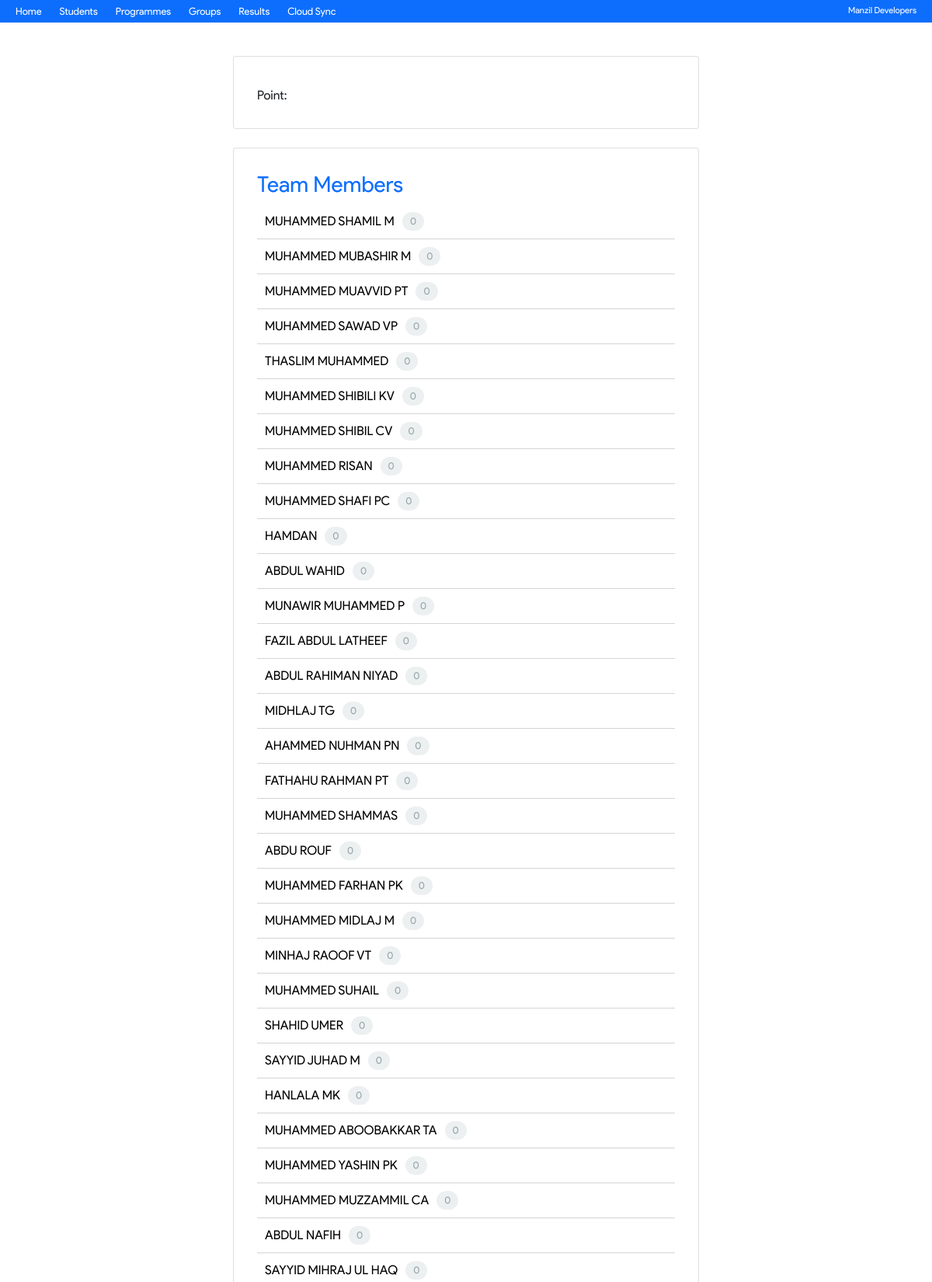
The app's page /singleTeam.php?id=10 (upper part) with its own data.
### tables this page shows
CREATE TABLE `students` (
  `id` int(11) NOT NULL,
  `name` varchar(255) NOT NULL,
  `campus` varchar(10) NOT NULL,
  `team` varchar(10) NOT NULL,
  `chest` int(5) NOT NULL,
  `card_no` varchar(255) DEFAULT NULL,
  `section` varchar(5) NOT NULL,
  `point` int(11) NOT NULL
);

### singleTeam.php (the view, shortened to what this page needs)
<!DOCTYPE html>
<html lang="en">
<head>
<?php include 'inc/head.php';
?>
    <link rel="stylesheet" href="css/style.css">
</head>
<body>
   <?php include'inc/nav.php';
   $id = mysqli_real_escape_string($conn, $_GET['id']);
   $sql = "SELECT team.name, team.code, SUM(programlist.point) AS point FROM team, programlist WHERE team.id=$id AND programlist.groupId = team.code";
   $res = mysqli_query($conn, $sql);
   $row = mysqli_fetch_assoc($res);
   $code = $row['code'];
   ?>
<div class="card centerCard">
<?php
echo '<div>Point: <span class="grName">'.$row['point'].'</span></div>';
?>
</div>
<br>
<div class="card centerCard" id="partis">
<div class="subHeading"><h3 style="color: #0D6EFD;">Team Members</h3>
</div>
<?php
$resultSQL = "SELECT * FROM students WHERE team = '$code'";
$resultRes = mysqli_query($conn, $resultSQL);
if(mysqli_num_rows($resultRes)>0){
        while($row2 = mysqli_fetch_assoc($resultRes)){
            echo '<a href="singleStudent.php?id='.$row2['id'].'" style="color:#000;">
            <div class="snRow">
            <div class="distance">
            <div style="display:flex;">
            '.$row2['name'].' <span class="chestNum">'.$row2['chest'].'</span></div>
            </div>
            </div></a>';
        }
}else{
    echo'<br><br><center>Results not declared</center>';
}
?>
</div>
</body>
</html>

### css/style.css (style rules this page uses)
body { font-family: 'MGregular'; margin: 0; }
body a { text-decoration: none; }
.centerCard { width: 50%; margin-left: 25%; padding: 30px; }
.snRow { position: relative; width: 100%; padding: 10px; border-bottom: 0.5px solid #d4d4d4; -webkit-transition: 0.4s ease; transition: 0.4s ease; }
.snRow .distance { display: -webkit-box; display: -ms-flexbox; display: flex; -webkit-box-pack: justify; -ms-flex-pack: justify; justify-content: space-between; }
.subHeading { display: -webkit-box; display: -ms-flexbox; display: flex; -webkit-box-pack: justify; -ms-flex-pack: justify; justify-content: space-between; }
.chestNum { background: #ecf0f1; margin-left: 10px; padding: 0px 10px; border-radius: 15px; text-align: center; color: #95a5a6; font-size: 0.8em; display: -webkit-box; display: -ms-flexbox; display: flex; -webkit-box-align: center; -ms-flex-align: center; align-items: center; -webkit-box-pack: center; -ms-flex-pack: center; justify-content: center; }

### records on screen
students: name "MUHAMMED SHAMIL M", chest "0"
students: name "MUHAMMED MUBASHIR M", chest "0"
students: name "MUHAMMED MUAVVID PT", chest "0"
students: name "MUHAMMED SAWAD VP", chest "0"
students: name "THASLIM MUHAMMED", chest "0"
students: name "MUHAMMED SHIBILI KV", chest "0"
students: name "MUHAMMED SHIBIL CV", chest "0"
students: name "MUHAMMED RISAN", chest "0"
students: name "MUHAMMED SHAFI PC", chest "0"
students: name "HAMDAN", chest "0"
students: name "ABDUL WAHID", chest "0"
students: name "MUNAWIR MUHAMMED P", chest "0"
students: name "FAZIL ABDUL LATHEEF", chest "0"
students: name "ABDUL RAHIMAN NIYAD", chest "0"
students: name "MIDHLAJ TG", chest "0"
students: name "AHAMMED NUHMAN PN", chest "0"
students: name "FATHAHU RAHMAN PT", chest "0"
students: name "MUHAMMED SHAMMAS", chest "0"
students: name "ABDU ROUF", chest "0"
students: name "MUHAMMED FARHAN PK", chest "0"
students: name "MUHAMMED MIDLAJ M", chest "0"
students: name "MINHAJ RAOOF VT", chest "0"
students: name "MUHAMMED SUHAIL", chest "0"
students: name "SHAHID UMER", chest "0"
students: name "SAYYID JUHAD M", chest "0"
students: name "HANLALA MK", chest "0"
students: name "MUHAMMED ABOOBAKKAR TA", chest "0"
students: name "MUHAMMED YASHIN PK", chest "0"
students: name "MUHAMMED MUZZAMMIL CA", chest "0"
students: name "ABDUL NAFIH", chest "0"
students: name "SAYYID MIHRAJ UL HAQ", chest "0"
